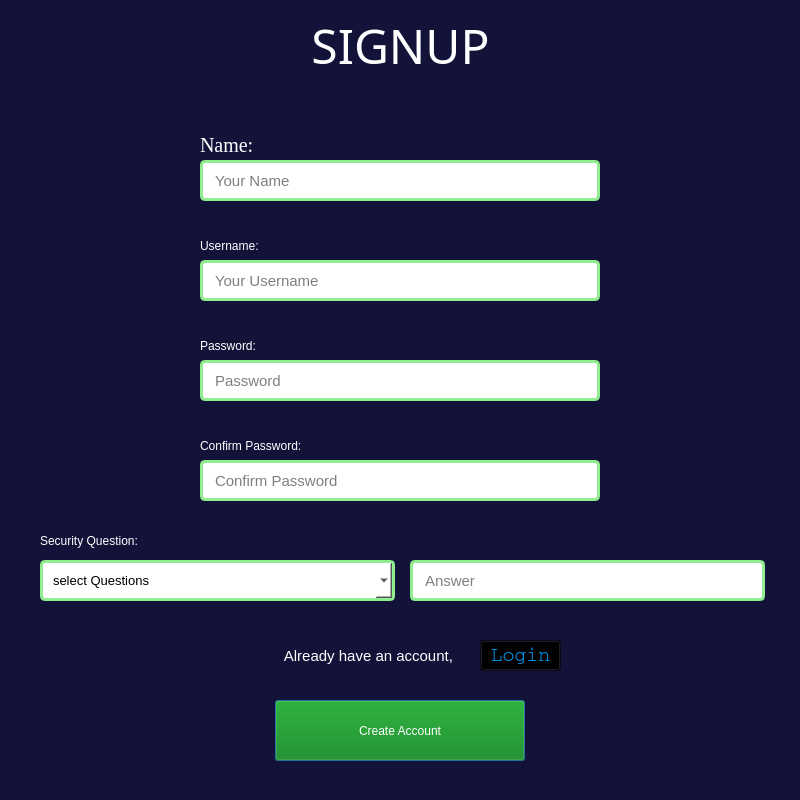
<?xml version="1.0" encoding="UTF-8"?>
<ui version="4.0">
 <class>Dialog</class>
 <widget class="QDialog" name="Dialog">
  <property name="geometry">
   <rect>
    <x>0</x>
    <y>0</y>
    <width>800</width>
    <height>800</height>
   </rect>
  </property>
  <property name="windowTitle">
   <string>Dialog</string>
  </property>
  <property name="styleSheet">
   <string notr="true">background-color:#131239;</string>
  </property>
  <widget class="QLabel" name="label_Name">
   <property name="geometry">
    <rect>
     <x>200</x>
     <y>120</y>
     <width>211</width>
     <height>51</height>
    </rect>
   </property>
   <property name="font">
    <font>
     <family>Georgia</family>
     <pointsize>15</pointsize>
     <weight>50</weight>
     <italic>false</italic>
     <bold>false</bold>
    </font>
   </property>
   <property name="styleSheet">
    <string notr="true">font: 15pt &quot;Georgia&quot;;
color:white;</string>
   </property>
   <property name="text">
    <string>Name:</string>
   </property>
  </widget>
  <widget class="QLabel" name="label_S_Question">
   <property name="geometry">
    <rect>
     <x>40</x>
     <y>520</y>
     <width>271</width>
     <height>41</height>
    </rect>
   </property>
   <property name="styleSheet">
    <string notr="true">font: 15pt &quot;Georgia&quot;;
color:white;</string>
   </property>
   <property name="text">
    <string>Security Question:</string>
   </property>
  </widget>
  <widget class="QLabel" name="label_Con_Password">
   <property name="geometry">
    <rect>
     <x>200</x>
     <y>410</y>
     <width>291</width>
     <height>71</height>
    </rect>
   </property>
   <property name="styleSheet">
    <string notr="true">font: 15pt &quot;Georgia&quot;;
color:white;</string>
   </property>
   <property name="text">
    <string>Confirm Password:</string>
   </property>
  </widget>
  <widget class="QLabel" name="label_Username">
   <property name="geometry">
    <rect>
     <x>200</x>
     <y>220</y>
     <width>251</width>
     <height>51</height>
    </rect>
   </property>
   <property name="styleSheet">
    <string notr="true">font: 15pt &quot;Georgia&quot;;
color:white;</string>
   </property>
   <property name="text">
    <string>Username:</string>
   </property>
  </widget>
  <widget class="QLabel" name="label_Password">
   <property name="geometry">
    <rect>
     <x>200</x>
     <y>320</y>
     <width>241</width>
     <height>51</height>
    </rect>
   </property>
   <property name="styleSheet">
    <string notr="true">font: 15pt &quot;Georgia&quot;;
color:white;</string>
   </property>
   <property name="text">
    <string>Password:</string>
   </property>
  </widget>
  <widget class="QLabel" name="labelHeading">
   <property name="geometry">
    <rect>
     <x>270</x>
     <y>10</y>
     <width>261</width>
     <height>71</height>
    </rect>
   </property>
   <property name="font">
    <font>
     <family>Copperplate Gothic Light</family>
     <pointsize>36</pointsize>
     <weight>50</weight>
     <italic>false</italic>
     <bold>false</bold>
    </font>
   </property>
   <property name="styleSheet">
    <string notr="true">font: 36pt &quot;Copperplate Gothic Light&quot;;
color:white;

</string>
   </property>
   <property name="text">
    <string>SIGNUP</string>
   </property>
   <property name="alignment">
    <set>Qt::AlignCenter</set>
   </property>
  </widget>
  <widget class="QLineEdit" name="f_name">
   <property name="geometry">
    <rect>
     <x>200</x>
     <y>160</y>
     <width>400</width>
     <height>41</height>
    </rect>
   </property>
   <property name="font">
    <font>
     <pointsize>11</pointsize>
    </font>
   </property>
   <property name="styleSheet">
    <string notr="true">padding:0px 10px 0px 10px;
border-radius:5px;
border:3px solid lightgreen;
background-color:white;</string>
   </property>
   <property name="placeholderText">
    <string>Your Name</string>
   </property>
  </widget>
  <widget class="QLineEdit" name="f_answer">
   <property name="geometry">
    <rect>
     <x>410</x>
     <y>560</y>
     <width>355</width>
     <height>41</height>
    </rect>
   </property>
   <property name="font">
    <font>
     <pointsize>11</pointsize>
    </font>
   </property>
   <property name="styleSheet">
    <string notr="true">padding:0px 10px 0px 10px;
border-radius:5px;
border:3px solid lightgreen;
background-color:white;</string>
   </property>
   <property name="placeholderText">
    <string>Answer</string>
   </property>
  </widget>
  <widget class="QLineEdit" name="f_pass2">
   <property name="geometry">
    <rect>
     <x>200</x>
     <y>460</y>
     <width>400</width>
     <height>41</height>
    </rect>
   </property>
   <property name="font">
    <font>
     <pointsize>11</pointsize>
    </font>
   </property>
   <property name="styleSheet">
    <string notr="true">padding:0px 10px 0px 10px;
border-radius:5px;
border:3px solid lightgreen;
background-color:white;</string>
   </property>
   <property name="echoMode">
    <enum>QLineEdit::Password</enum>
   </property>
   <property name="placeholderText">
    <string>Confirm Password</string>
   </property>
  </widget>
  <widget class="QLineEdit" name="f_pass1">
   <property name="geometry">
    <rect>
     <x>200</x>
     <y>360</y>
     <width>400</width>
     <height>41</height>
    </rect>
   </property>
   <property name="font">
    <font>
     <pointsize>11</pointsize>
    </font>
   </property>
   <property name="styleSheet">
    <string notr="true">padding:0px 10px 0px 10px;
border-radius:5px;
border:3px solid lightgreen;
background-color:white;
</string>
   </property>
   <property name="echoMode">
    <enum>QLineEdit::Password</enum>
   </property>
   <property name="placeholderText">
    <string>Password</string>
   </property>
  </widget>
  <widget class="QLineEdit" name="f_uname">
   <property name="geometry">
    <rect>
     <x>200</x>
     <y>260</y>
     <width>400</width>
     <height>41</height>
    </rect>
   </property>
   <property name="font">
    <font>
     <pointsize>11</pointsize>
    </font>
   </property>
   <property name="styleSheet">
    <string notr="true">padding:0px 10px 0px 10px;
border-radius:5px;
border:3px solid lightgreen;
background-color:white;</string>
   </property>
   <property name="placeholderText">
    <string>Your Username</string>
   </property>
  </widget>
  <widget class="QPushButton" name="f_create_account">
   <property name="geometry">
    <rect>
     <x>275</x>
     <y>700</y>
     <width>250</width>
     <height>61</height>
    </rect>
   </property>
   <property name="cursor">
    <cursorShape>PointingHandCursor</cursorShape>
   </property>
   <property name="styleSheet">
    <string notr="true">font: 16pt &quot;Arial Rounded MT Bold&quot;;
padding:15px;
background-color:green;
color:white;

</string>
   </property>
   <property name="text">
    <string>Create Account</string>
   </property>
  </widget>
  <widget class="QLabel" name="label_2">
   <property name="geometry">
    <rect>
     <x>250</x>
     <y>640</y>
     <width>241</width>
     <height>31</height>
    </rect>
   </property>
   <property name="font">
    <font>
     <family>Meiryo UI</family>
     <pointsize>11</pointsize>
     <weight>50</weight>
     <italic>false</italic>
     <bold>false</bold>
    </font>
   </property>
   <property name="styleSheet">
    <string notr="true">font: 11pt &quot;Meiryo UI&quot;;
color:white;</string>
   </property>
   <property name="text">
    <string>Already have an account, </string>
   </property>
   <property name="alignment">
    <set>Qt::AlignCenter</set>
   </property>
  </widget>
  <widget class="QPushButton" name="f_goto_login">
   <property name="geometry">
    <rect>
     <x>480</x>
     <y>640</y>
     <width>81</width>
     <height>31</height>
    </rect>
   </property>
   <property name="font">
    <font>
     <family>Courier</family>
     <pointsize>15</pointsize>
     <weight>9</weight>
     <italic>false</italic>
     <bold>false</bold>
    </font>
   </property>
   <property name="cursor">
    <cursorShape>PointingHandCursor</cursorShape>
   </property>
   <property name="styleSheet">
    <string notr="true">background-color:transparent;
color:#0096ED;
font: 75 15pt &quot;Courier&quot;;</string>
   </property>
   <property name="text">
    <string>Login</string>
   </property>
  </widget>
  <widget class="QComboBox" name="f_security_ques">
   <property name="geometry">
    <rect>
     <x>40</x>
     <y>560</y>
     <width>355</width>
     <height>41</height>
    </rect>
   </property>
   <property name="font">
    <font>
     <pointsize>10</pointsize>
    </font>
   </property>
   <property name="styleSheet">
    <string notr="true">background-color:white;
padding:0px 10px 0px 10px;
border-radius:5px;
border:3px solid lightgreen;
</string>
   </property>
   <property name="editable">
    <bool>false</bool>
   </property>
   <property name="placeholderText">
    <string>select Questions</string>
   </property>
   <item>
    <property name="text">
     <string>What is your favourite color?</string>
    </property>
   </item>
   <item>
    <property name="text">
     <string>Which is the name of your favourite book?</string>
    </property>
   </item>
   <item>
    <property name="text">
     <string>What is your favourite subject?</string>
    </property>
   </item>
  </widget>
  <widget class="QLabel" name="label_R1">
   <property name="geometry">
    <rect>
     <x>370</x>
     <y>120</y>
     <width>91</width>
     <height>21</height>
    </rect>
   </property>
   <property name="font">
    <font>
     <pointsize>11</pointsize>
    </font>
   </property>
   <property name="styleSheet">
    <string notr="true">color:red;</string>
   </property>
   <property name="text">
    <string/>
   </property>
   <property name="alignment">
    <set>Qt::AlignCenter</set>
   </property>
  </widget>
  <widget class="QLabel" name="label_R5">
   <property name="geometry">
    <rect>
     <x>370</x>
     <y>410</y>
     <width>91</width>
     <height>21</height>
    </rect>
   </property>
   <property name="font">
    <font>
     <pointsize>11</pointsize>
    </font>
   </property>
   <property name="styleSheet">
    <string notr="true">color:red;</string>
   </property>
   <property name="text">
    <string/>
   </property>
   <property name="alignment">
    <set>Qt::AlignCenter</set>
   </property>
  </widget>
 </widget>
 <resources/>
 <connections/>
</ui>
